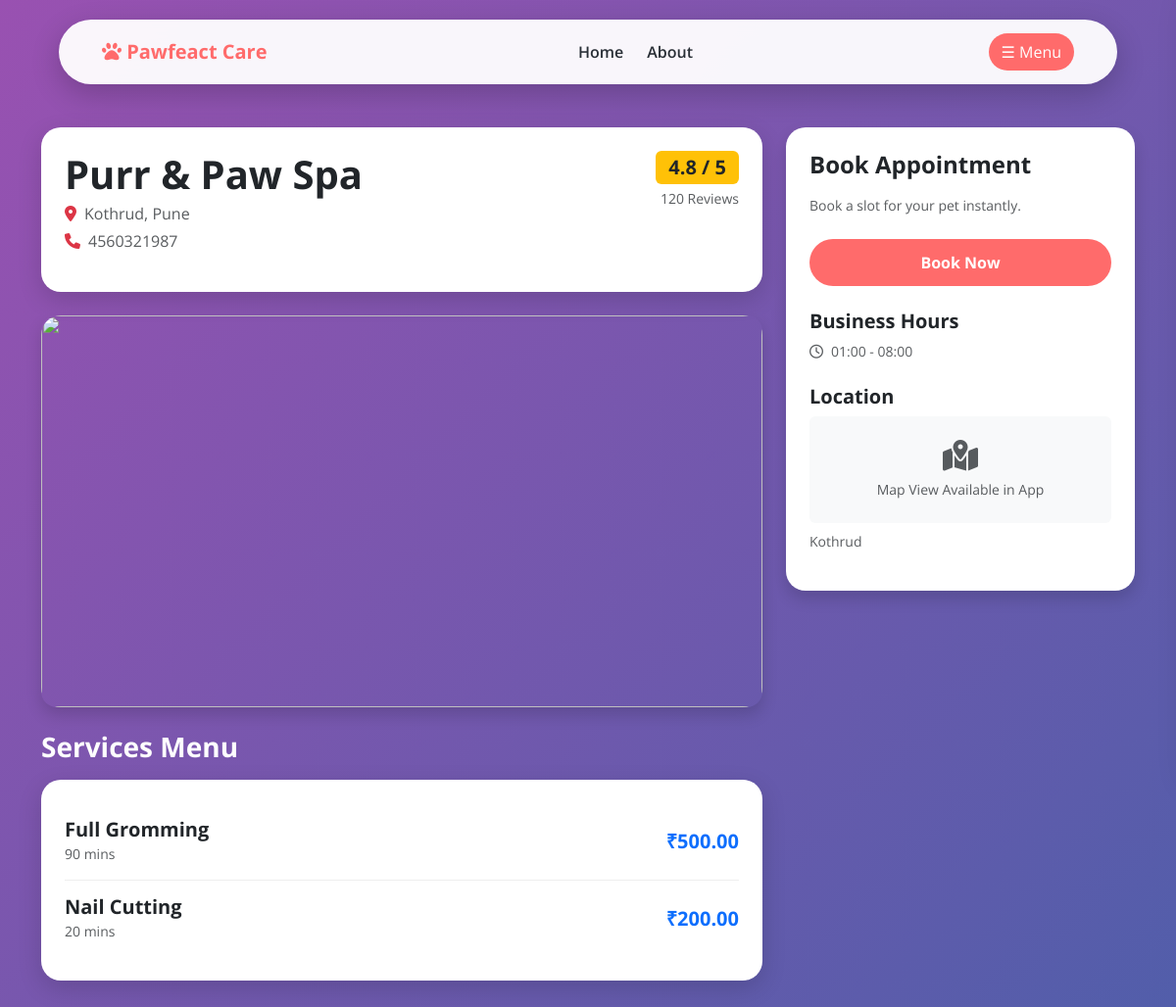
/salondetail?id=3, run on the app's committed database.
### app.py (models this page shows, shortened)
class Salon(db.Model):
    id = db.Column(db.Integer, primary_key=True)
    name = db.Column(db.String(100))
    open_hours = db.Column(db.String(50))
    close_hours= db.Column(db.String(50))
    tagline = db.Column(db.String(200))
    description = db.Column(db.Text)
    address = db.Column(db.String(200))
    city = db.Column(db.String(50))
    phone = db.Column(db.String(20))
    image = db.Column(db.String(200))

class Service(db.Model):
    id = db.Column(db.Integer, primary_key=True)
    salon_id = db.Column(db.Integer, db.ForeignKey('salon.id'), nullable=False)
    service_name = db.Column(db.String(100))
    price = db.Column(db.Float)
    duration = db.Column(db.Integer)

### app.py (the view)
@app.route("/salondetail")
def detilssalon():
    id = int(request.args.get('id'))
    salon = Salon.query.get_or_404(id)
    services = Service.query.filter_by(salon_id=id).all()
    return render_template('user/salondetail.html', salon=salon, services=services)

### templates/user/salondetail.html (shortened to what this page needs)
<!DOCTYPE html>
<html lang="en">
<head>
    <link href="https://cdn.jsdelivr.net/npm/bootstrap@5.3.0/dist/css/bootstrap.min.css" rel="stylesheet">
    <link rel="stylesheet" href="https://cdnjs.cloudflare.com/ajax/libs/font-awesome/6.0.0/css/all.min.css">
</head>
<body>
    <div class="live-bg-wrapper" id="paw-container"></div>
    <nav class="navbar navbar-expand-lg">
        <div class="container-fluid">
            <a class="navbar-brand fw-bold" href="/" style="color: var(--primary-color) !important;">
                <i class="fas fa-paw"></i> Pawfeact Care
            </a>
            <div class="d-none d-lg-flex gap-4 mx-auto fw-semibold">
                <a href="index.html" class="nav-link">Home</a>
                <a href="about.html" class="nav-link">About</a>
            </div>
            <button class="btn" style="background: var(--primary-color); color: white; border-radius: 50px;" onclick="openMenu()">☰ Menu</button>
        </div>
    </nav>
    <div class="container main-content">
        <div class="row g-4"> <div class="col-lg-8">
                <div class="card p-4 mb-4">
                    <div class="d-flex justify-content-between">
                        <div>
                            <h1 class="fw-bold mb-1">{{ salon.name }}</h1>
                            <p class="text-muted mb-1"><i class="fas fa-map-marker-alt me-2 text-danger"></i>{{ salon.address }}, {{ salon.city }}</p>
                            <p class="text-muted"><i class="fas fa-phone me-2 text-danger"></i>{{ salon.phone or "Not Available" }}</p>
                        </div>
                        <div class="text-end">
                            <span class="badge bg-warning text-dark fs-5">4.8 / 5</span>
                            <p class="small text-muted mt-1">120 Reviews</p>
                        </div>
                    </div>
                </div>
                <div id="salonCarousel" class="carousel slide mb-4" data-bs-ride="carousel">
                    <div class="carousel-inner rounded-4 shadow">
                        <div class="carousel-item active">
                            <img src="https://images.unsplash.com/photo-1516734212186-a967f81ad0d7" class="d-block w-100">
                        </div>
                    </div>
                </div>
                <h3 class="text-white mb-3 fw-bold">Services Menu</h3>
                <div class="card p-4 mb-5">
                    {% for service in services %}
                    <div class="service-item d-flex justify-content-between align-items-center">
                        <div>
                            <h5 class="fw-bold mb-0">{{ service.service_name }}</h5>
                            <small class="text-muted">{{ service.duration }} mins</small>
                        </div>
                        <div class="fw-bold text-primary fs-5">₹{{ "%.2f"|format(service.price) }}</div>
                    </div>
                    {% else %}
                    <p class="text-center py-4">No services listed for this salon.</p>
                    {% endfor %}
                </div>
            </div>
            <div class="col-lg-4">
                <div class="card p-4 sticky-top shadow" style="top: 130px;">
                    <h4 class="fw-bold mb-3">Book Appointment</h4>
                    <p class="text-muted small mb-4">Book a slot for your pet instantly.</p>
                    <a href="/book/{{ salon.id }}" class="btn btn-primary-custom w-100 mb-4">Book Now</a>
                    <h5 class="fw-bold mb-2">Business Hours</h5>
                    <p class="small mb-4 text-muted">
                        <i class="far fa-clock me-2"></i>{{ salon.open_hours or "9:00 AM" }} - {{ salon.close_hours or "8:00 PM" }}
                    </p>
                    <h5 class="fw-bold mb-2">Location</h5>
                    <div class="bg-light rounded text-center py-4 mb-2">
                        <i class="fas fa-map-marked-alt fa-2x text-muted mb-2"></i>
                        <p class="small text-muted mb-0">Map View Available in App</p>
                    </div>
                    <p class="small text-muted">{{ salon.address }}</p>
                </div>
            </div>
        </div>
    </div>
</body>
</html>

### templates/user/salondetail.html (style rules this page uses)
:root { --primary-blue: #5D5FEF; --light-lavender: #DDE2FF; --emerald-green: #109362; --gold-yellow: #FFC107; --dark-text: #292F36; --gray-sub: #A0A0C0; --primary-color: #FF6B6B; --secondary-color: #4ECDC4; }
body { font-family: 'Open Sans', sans-serif; background: linear-gradient(135deg, #9951b1, #515eaa); min-height: 100vh; margin: 0; color: var(--dark-text); }
.navbar { margin-top: 20px; padding: 0.8rem 2rem; background: rgba(255, 255, 255, 0.95); backdrop-filter: blur(15px); border-radius: 50px; box-shadow: 0 10px 30px rgba(0, 0, 0, 0.2); width: 90%; left: 50%; transform: translateX(-50%); position: fixed; z-index: 1100; }
.main-content { padding-top: 130px; position: relative; z-index: 1; }
.card { border-radius: 20px; border: none; box-shadow: 0 8px 24px rgba(0,0,0,0.15); }
.btn-primary-custom { background: var(--primary-color); border: none; color: white; padding: 12px 25px; border-radius: 50px; font-weight: 700; transition: 0.3s; }
.carousel-item img { height: 400px; object-fit: cover; border-radius: 20px; }
.service-item { padding: 15px 0; border-bottom: 1px solid #eee; }
.service-item:last-child { border-bottom: none; }
.live-bg-wrapper { position: fixed; inset: 0; z-index: -1; overflow: hidden; pointer-events: none; }

### data on the page
Salon: name "Purr & Paw Spa", address "Kothrud", city "Pune", phone "4560321987", open_hours "01:00", close_hours "08:00"
Service: service_name "Full Gromming", duration "90", price "500.00"
Service: service_name "Nail Cutting", duration "20", price "200.00"
